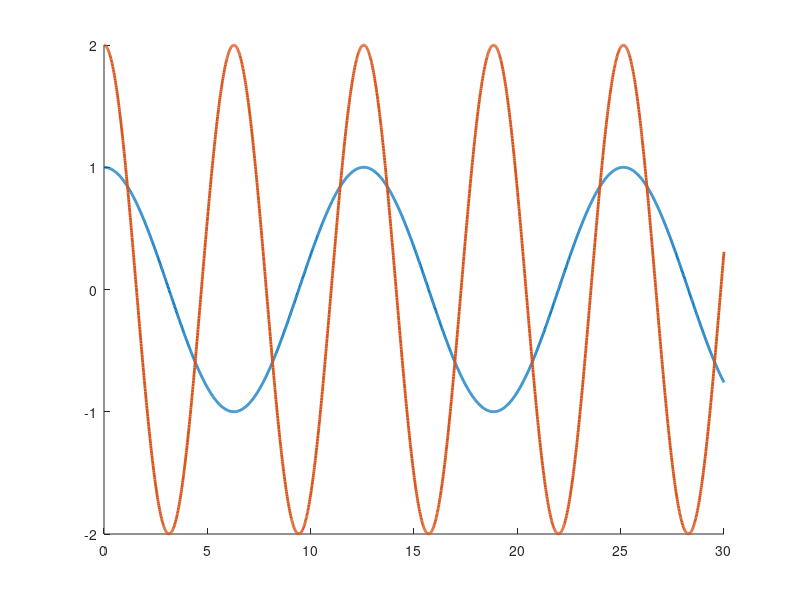

Here is the MATLAB script that generated this plot: (Note: this script raises an error after producing the figure.)
function RiseModular_0
%Set up dynamics for sim
hold on;

p1       = 3.473;
p2       = 0.196;
p3       = 0.242;
f1       = 5.3;
f2       = 1.1;

theta    = [p1;p2;p3;f1;f2];

% Stacked parameter vector

% Simulation final time
tf   = 30;

% Initial condition vector (X0 must be same size and "form" as X and XDot below)
% (i.e., in this sim, X0 = [e1_0;e2_0;r_0;thetahat_0])

% define e2_0
e2_0     = [3;2];

X0   = [4;10;e2_0;3;2;1;1;1;1;1];



% define uf initial value
uf   = [2;2];

% define ydf initial value
Ydf =  [1;1;1;1;1;1;1;1;1;1];

% define the intergration part in RISE 
Rise_intergrate_1 = [0;0];
Rise_intergrate_2 = [0;0];

% X0   = [X0;uf;Ydf;Rise_intergrate_1;Rise_intergrate_2];
X0   = [X0;Rise_intergrate_1]


% Options for integration function
opts = odeset('RelTol',exp(-3),'AbsTol',exp(-3));

% Integrate (you can send the paramters theta to the dynamics as seen below)
[t,STATES] = ode45(@(t,X) composite_rise1(t,X,theta),[0 tf],X0,opts);

% Set up desired trajectory data for plots (enter desired trajectory for your simulation)
qd = [cos(0.5*t) 2*cos(t)]';

% Parse integrated states (STATES is the same "form" as X0)
% (i.e., in this sim, STATES = [e r thetahat] over all time);
e1  = STATES(:,1:2)';
e2  = STATES(:,3:4)';
r  = STATES(:,5:6)';
thetaHat = STATES(:,7:11)';
Rise_intergrate_1  = STATES(:,12:13)';


% Compute x from e and xd for plotting purposes
q  = -e1 + qd;

% Plot the actual vs desired trajectories
figure(1)
plot(t,qd,'-','LineWidth',2)
hold on
ax = gca;
ax.ColorOrderIndex = 1;
plot(t,q,':','LineWidth',2)
hold off

figure(2)
plot(t,e1,'k-','LineWidth',2)


figure(3)
plot(t,repmat(theta,1,length(t)),':','LineWidth',2)
hold on
ax = gca;
ax.ColorOrderIndex = 1;
plot(t,thetaHat,'-','LineWidth',2)
hold off

index = 0;
global tau;
tau = [];
for i = t'
    index = index+1;
    qd       = [cos(0.5*i);2*cos(i)];
    qdDot    = [-0.5*sin(0.5*i); -2*sin(i)];
    qdDotDot = [-0.25*cos(0.5*i); -2*cos(i)];  
    cd2       = cos(qd(2));
    sd2       = sin(qd(2));
    yd11      = qdDotDot(1); 
    yd12      = qdDotDot(2); 
    yd13      = 2*cd2*qdDotDot(1)+cd2*qdDotDot(2)-sd2*qdDot(2)*qdDot(1)-sd2*(qdDot(1)+qdDot(2))*qdDot(2); %Enter the expression
    yd14      = qdDot(1); 
    yd15      = 0; 
    yd21      = 0; 
    yd22      = qdDotDot(1)+qdDotDot(2); 
    yd23      = cd2*qdDotDot(1)+sd2*qdDot(1)*qdDot(1); 
    yd24      = 0; 
    yd25      = qdDot(2); 
    Yd       = [yd11 yd12 yd13 yd14 yd15;yd21 yd22 yd23 yd24 yd25];
    K        = 5;
    u        = Yd*thetaHat(:,index) + (K+1)*e2(:,index) - (K+1)*e2_0 + Rise_intergrate_1(:,index);
    tau = horzcat(tau,u);
end

tausize = size(tau)
length_ = 1:tausize(2);
figure(4)
plot(length_,tau,'-','LineWidth',2)


figure(5)
plot(t,thetaHat-repmat(theta,1,length(t)),'-','LineWidth',2)
%}


function [XDot] = composite_rise1(t,X,theta)

% Parse parameter vector
p1 = theta(1);
p2 = theta(2);
p3 = theta(3);
f1 = theta(4);
f2 = theta(5);

e2_0     = [3;2];

% Select gains for controller
Ks        = 10; 
% K2       = 25;
a1       = 2; 
a2       = 3;
Beta     = 1; 
%{
gamma = [10 0 0 0 0; ...
    0 1 0 0 0; ...
    0 0 1 0 0; ...
    0 0 0 10 0; ...
    0 0 0 0 1];   
%}

% Desired trajectory and needed derivatives
qd       = [cos(0.5*t);2*cos(t)];
qdDot    = [-0.5*sin(0.5*t); -2*sin(t)];   %Enter the expression
qdDotDot = [-0.25*cos(0.5*t); -2*cos(t)];  %Enter the expression 
qdDotDotDot = [0.125*sin(0.5*t); 2*sin(t)];


% Parse current states (X is the same size and "form" as X0)
% (i.e., in this sim, X = [e;r;thetahat])
e1       = [X(1);X(2)];
e2       = [X(3);X(4)];
r        = [X(5);X(6)];
thetaHat = [X(7);X(8);X(9);X(10);X(11)];
% uf       = [X(12);X(13)];
% Ydf      = [X(14),X(15),X(16),X(17),X(18);X(19),X(20),X(21),X(22),X(23)];
Rise_intergrate_1 = [X(12);X(13)];
% Rise_intergrate_2 = [X(26);X(27)];


% Compute current x and xDot for convenience
q        = -e1 + qd;
qDot     = -e2 + a1*e1 + qdDot;

% Compute cos(x2) and sin(x2) for convenience
c2       = cos(q(2));
s2       = sin(q(2));

% Compute current matrices for the dynamics 
% with interuption interruption Taud
M        = [p1 + 2*p3*c2 p2 + p3*c2;p2 + p3*c2 p2];
Vm       = [-p3*s2*qDot(2) -p3*s2*(qDot(1) + qDot(2));p3*s2*qDot(1) 0];
fd       = [f1 0;0 f2];

Taud     = [0; 0];

% Compute current regression matrix
cd2       = cos(qd(2));
sd2       = sin(qd(2));

yd11      = qdDotDot(1);
yd12      = qdDotDot(2); 
yd13      = 2*cd2*qdDotDot(1)+cd2*qdDotDot(2)-sd2*qdDot(2)*qdDot(1)-sd2*(qdDot(1)+qdDot(2))*qdDot(2); %Enter the expression
yd14      = qdDot(1); 
yd15      = 0; 
yd21      = 0; 
yd22      = qdDotDot(1)+qdDotDot(2);
yd23      = cd2*qdDotDot(1)+sd2*qdDot(1)*qdDot(1); 
yd24      = 0; 
yd25      = qdDot(2); 
Yd       = [yd11 yd12 yd13 yd14 yd15;yd21 yd22 yd23 yd24 yd25];

%{
% Compute differential of regression matrix
ydDot11      = qdDotDotDot(1); 
ydDot12      = qdDotDotDot(2); 
ydDot13      = -2*sd2*qdDot(2)*qdDotDot(1)+2*cd2*qdDotDotDot(1) ...
    -sd2*qdDot(2)*qdDotDot(2) + cd2*qdDotDotDot(2) ...
    -cd2*qdDot(2)*qdDot(2)*qdDot(1) ...
    -sd2*qdDotDot(2)*qdDot(1)-sd2*qdDot(2)*qdDotDot(1) ...
    -cd2*qdDot(2)*(qdDot(1)+qdDot(2))*qdDot(2) ...
    -sd2*(qdDotDot(1)+qdDotDot(2))*qdDot(2) ...
    -sd2*(qdDot(1)+qdDot(2))*qdDotDot(2);
ydDot14      = qdDotDot(1);
ydDot15      = 0; 
ydDot21      = 0; 
ydDot22      = qdDotDotDot(1)+qdDotDotDot(2); 
ydDot23      = -sd2*qdDot(2)*qdDotDot(1) ...
    + cd2*qdDotDotDot(1) ...
    + cd2*qdDot(2)*qdDot(1)*qdDot(1) ...
    + 2*sd2*qdDotDot(1)*qdDot(1);
ydDot24      = 0; 
ydDot25      = qdDotDot(2); 
YdDot       = [ydDot11 ydDot12 ydDot13 ydDot14 ydDot15;ydDot21 ydDot22 ydDot23 ydDot24 ydDot25];
%}

% Design RISE term
Rise_intergrate_1_Dot = (Ks+1)*a2*e2 + Beta*sign(e2);
miu1 = (Ks+1)*e2 - (Ks+1)*e2_0 + Rise_intergrate_1;

% Design input u
u = Yd*thetaHat + miu1;
e1Dot = e2 - a1*e1;
e2Dot = a1*e1Dot - M\(-Vm * qDot -fd*qDot + u - Taud) + qdDotDot;

% In this problem, we don't use rDot, but we suppose we can get 
% thetahatdot, and intergration of r can be approached with e2,
% and e2 is known. So in this case, we just use r for simplicty.
rDot = [0;0];  
r = e2Dot + a2*e2;

%% Design thetaHatDot

%{
Ydf_dot = Beta*Yd -Beta*Ydf;
uf_dot = Beta*u - Beta*uf;

ufhat = Ydf*thetaHat + Rise_intergrate_2;
E = uf - ufhat;
thetaHatDot = gamma*YdDot'*r + gamma*Ydf_dot'*E;
Rise_intergrate_2_Dot = K2*E + Beta*sign(E);
%}

thetaHatDot = [0;0;0;0;0];

t

%%
% Ydf_dot = reshape(Ydf_dot',[10,1]);
XDot        = [e1Dot;e2Dot;rDot;thetaHatDot; ...
    Rise_intergrate_1_Dot];
